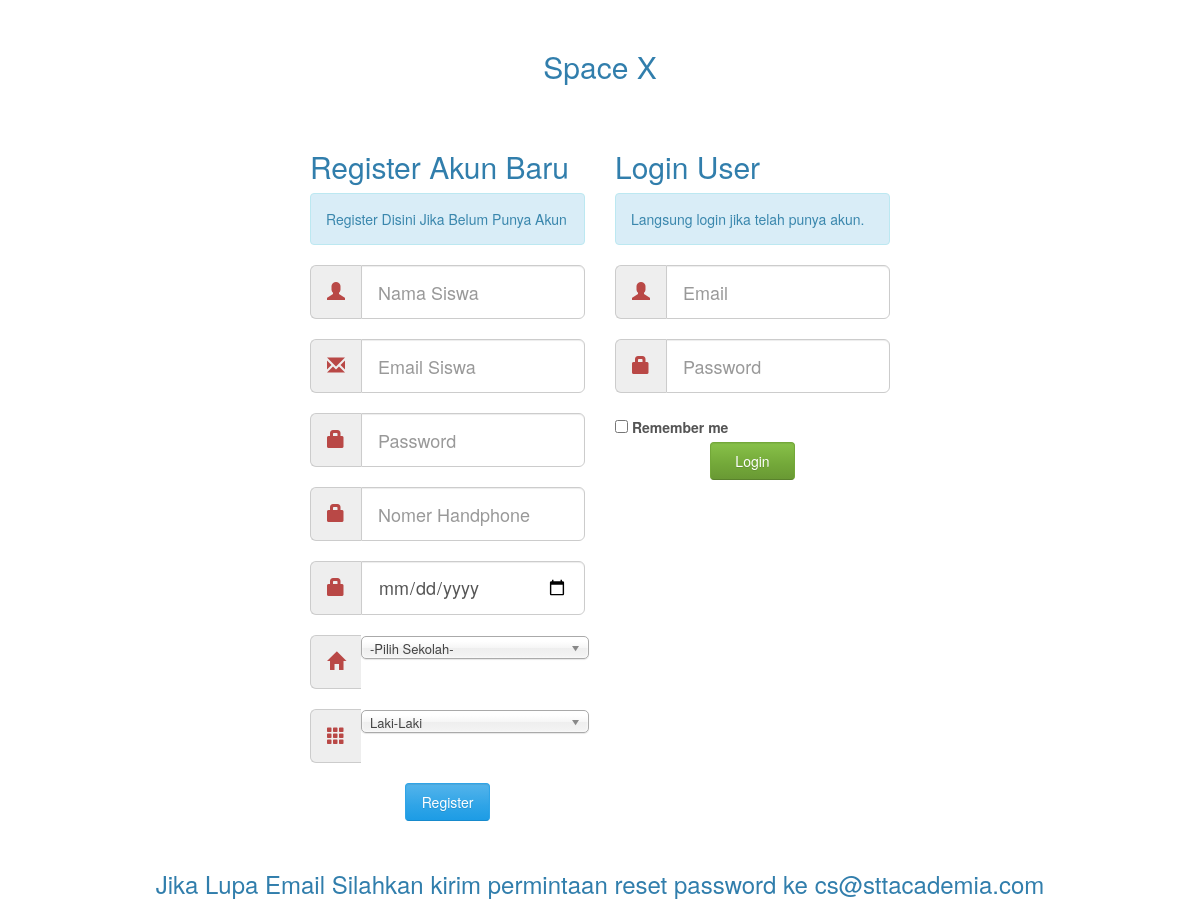
Before: / with the older database file.
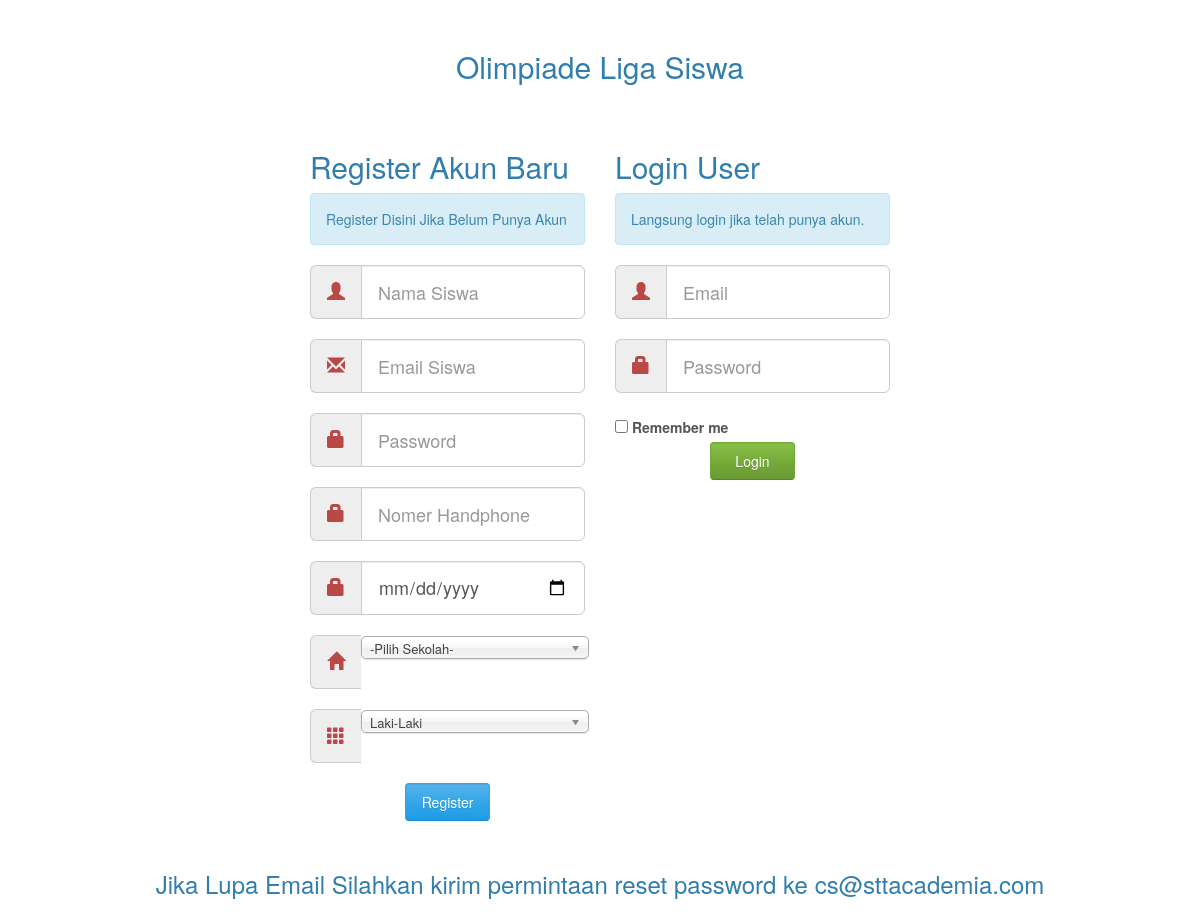
After: the same page with the newer database file.
### tables this page shows
CREATE TABLE `konfigurasi` (
  `id` int(11) NOT NULL,
  `nama_aplikasi` varchar(50) DEFAULT NULL,
  `header` varchar(50) DEFAULT NULL,
  `footer` varchar(50) DEFAULT NULL,
  `telpon` varchar(50) DEFAULT NULL,
  `alamat` varchar(50) DEFAULT NULL,
  `tgl_input` datetime DEFAULT NULL,
  `email` varchar(50) DEFAULT NULL,
  `meta` text
);

### application/controllers/Welcome.php (called while the page is built, shortened)
<?php
class Welcome extends CI_Controller {
        public function __construct() {
            $this->load->model('M_config');
            $this->load->model('M_siswa');
            $this->load->database();
            $this->load->library(array('ion_auth', 'form_validation'));
        }
	public function index()
	{
            if(isset($_POST['submit']))
            {
                $email= $this->input->post('email');
                $password = $this->input->post('password');
                $remember = TRUE;
                $this->ion_auth->login($email,$password,$remember);
                if($this->ion_auth->login($email,$password)==TRUE)
                {
                    $this->ion_auth->clear_login_attempts($email);
                    if($this->ion_auth->is_admin())
                    {
                        redirect('backend');
                    }
                    else
                    {
                       redirect('backend/dashboard');
                    }
                }
                else
                {
                   $data['sekolah']= $this->M_config->get_sekolah();
                   $data['config']= $this->M_config->get_all()->row();
                   $this->load->view('backend/login',$data);
                }
            }
            else
            {
               $data['sekolah']= $this->M_config->get_sekolah();
               $data['config']= $this->M_config->get_all()->row();
               $this->load->view('backend/login',$data);
            }
	}
}

### index.php (called while the page is built, shortened)
<?php
require_once BASEPATH.'core/CodeIgniter.php';

### application/config/config.php (called while the page is built, shortened)
<?php
$config['base_url'] = 'http://localhost/olimpiade/';
$config['index_page'] = 'index.php';
$config['uri_protocol']	= 'REQUEST_URI';
$config['url_suffix'] = '';
$config['language']	= 'english';
$config['charset'] = 'UTF-8';
$config['enable_hooks'] = FALSE;
$config['subclass_prefix'] = 'MY_';
$config['composer_autoload'] = FALSE;
$config['permitted_uri_chars'] = 'a-z 0-9~%.:_\-';
$config['enable_query_strings'] = FALSE;
$config['controller_trigger'] = 'c';
$config['function_trigger'] = 'm';
$config['directory_trigger'] = 'd';
$config['allow_get_array'] = TRUE;
$config['log_threshold'] = 0;
$config['log_path'] = '';
$config['log_file_extension'] = '';
$config['log_file_permissions'] = 0644;
$config['log_date_format'] = 'Y-m-d H:i:s';
$config['error_views_path'] = '';
$config['cache_path'] = '';
$config['cache_query_string'] = FALSE;
$config['encryption_key'] = '';
$config['sess_driver'] = 'files';
$config['sess_cookie_name'] = 'ci_session';
$config['sess_expiration'] = 7200;
$config['sess_save_path'] = NULL;
$config['sess_match_ip'] = FALSE;
$config['sess_time_to_update'] = 300;
$config['sess_regenerate_destroy'] = FALSE;
$config['cookie_prefix']	= '';
$config['cookie_domain']	= '';
$config['cookie_path']		= '/';
$config['cookie_secure']	= FALSE;
$config['cookie_httponly'] 	= FALSE;
$config['standardize_newlines'] = FALSE;
$config['global_xss_filtering'] = FALSE;
$config['csrf_protection'] = FALSE;
$config['csrf_token_name'] = 'csrf_test_name';
$config['csrf_cookie_name'] = 'csrf_cookie_name';
$config['csrf_expire'] = 7200;
$config['csrf_regenerate'] = TRUE;
$config['csrf_exclude_uris'] = array();
$config['compress_output'] = FALSE;
$config['time_reference'] = 'local';
$config['rewrite_short_tags'] = FALSE;
$config['proxy_ips'] = '';

### application/config/ion_auth.php (called while the page is built, shortened)
<?php
$config['database_group_name'] = '';
$config['tables']['users']           = 'users';
$config['tables']['groups']          = 'groups';
$config['tables']['users_groups']    = 'users_groups';
$config['tables']['login_attempts']  = 'login_attempts';
$config['join']['users']  = 'user_id';
$config['join']['groups'] = 'group_id';
$config['hash_method']				= 'bcrypt';
$config['bcrypt_default_cost']		= 10;
$config['bcrypt_admin_cost']		= 12;
$config['argon2_default_params']	= [
	'memory_cost'	=> 1 << 12,
	'time_cost'		=> 2,
	'threads'		=> 2
];
$config['argon2_admin_params']		= [
	'memory_cost'	=> 1 << 14,
	'time_cost'		=> 4,
	'threads'		=> 2
];

### application/views/backend/login.php (the view, shortened to what this page needs)
<!DOCTYPE html>
<html lang="en">
<head>
   <link href="<?php echo base_url()?>backend/css/bootstrap-cerulean.min.css" rel="stylesheet">
    <link href="<?php echo base_url()?>backend/css/charisma-app.css" rel="stylesheet">
    <link href='<?php echo base_url()?>backend/bower_components/fullcalendar/dist/fullcalendar.css' rel='stylesheet'>
    <link href='<?php echo base_url()?>backend/bower_components/fullcalendar/dist/fullcalendar.print.css' rel='stylesheet' media='print'>
    <link href='<?php echo base_url()?>backend/bower_components/chosen/chosen.min.css' rel='stylesheet'>
    <link href='<?php echo base_url()?>backend/bower_components/colorbox/example3/colorbox.css' rel='stylesheet'>
    <link href='<?php echo base_url()?>backend/bower_components/responsive-tables/responsive-tables.css' rel='stylesheet'>
    <link href='<?php echo base_url()?>backend/bower_components/bootstrap-tour/build/css/bootstrap-tour.min.css' rel='stylesheet'>
    <link href='<?php echo base_url()?>backend/css/jquery.noty.css' rel='stylesheet'>
    <link href='<?php echo base_url()?>backend/css/noty_theme_default.css' rel='stylesheet'>
    <link href='<?php echo base_url()?>backend/css/elfinder.min.css' rel='stylesheet'>
    <link href='<?php echo base_url()?>backend/css/elfinder.theme.css' rel='stylesheet'>
    <link href='<?php echo base_url()?>backend/css/jquery.iphone.toggle.css' rel='stylesheet'>
    <link href='<?php echo base_url()?>backend/css/uploadify.css' rel='stylesheet'>
    <link href='<?php echo base_url()?>backend/css/animate.min.css' rel='stylesheet'>
</head>
<body>
<div class="ch-container">
    <div class="row">
    <div class="row">
        <div class="col-md-12 center login-header">
            <h2><?php echo $config->header?></h2>
        </div>
    </div>
    <div class="row">
        <div class="box col-md-3">
        </div>
        <div class="box col-md-3">
            <h2>Register Akun Baru</h2>
            <div class="alert alert-info">
                Register Disini Jika Belum Punya Akun
            </div>
            <?php echo form_open('welcome/register')?>
                <fieldset>
                    <div class="input-group input-group-lg">
                        <span class="input-group-addon"><i class="glyphicon glyphicon-user red"></i></span>
                        <input type="text" name="nama_siswa" class="form-control" placeholder="Nama Siswa" required>
                    </div>
                    <div class="clearfix"></div><br>
                    <div class="input-group input-group-lg">
                        <span class="input-group-addon"><i class="glyphicon glyphicon-envelope red"></i></span>
                        <input type="email" name="email_siswa" class="form-control" placeholder="Email Siswa" required>
                    </div>
                    <div class="clearfix"></div><br>
                    <div class="input-group input-group-lg">
                        <span class="input-group-addon"><i class="glyphicon glyphicon-lock red"></i></span>
                        <input type="password" name="password" class="form-control" placeholder="Password" required>
                    </div>
                    <div class="clearfix"></div><br>
                    <div class="input-group input-group-lg">
                        <span class="input-group-addon"><i class="glyphicon glyphicon-lock red"></i></span>
                        <input type="text" name="no_hp" class="form-control" placeholder="Nomer Handphone" required>
                    </div>
                    <div class="clearfix"></div><br>
                    <div class="input-group input-group-lg">
                        <span class="input-group-addon"><i class="glyphicon glyphicon-lock red"></i></span>
                        <input type="date" name="tgl_lahir" class="form-control" placeholder="Tanggal Lahir" required>
                    </div>
                    <div class="clearfix"></div><br>
                    <div class="input-group input-group-lg">
                        <span class="input-group-addon"><i class="glyphicon glyphicon-home red"></i></span>
                    </div>
                    <div class="clearfix"></div><br>
                    <div class="input-group input-group-lg">
                        <span class="input-group-addon"><i class="glyphicon glyphicon-th red"></i></span>
                    </div>
                    <div class="clearfix"></div><br>
                    <p class="center col-md-5">
                        <button type="submit" name="login" class="btn btn-primary form-control">Register</button>
                    </p>
                </fieldset>
            </form>
        </div>
        <div class="box col-md-3">
            <h2>Login User</h2>
            <div class="alert alert-info">
                Langsung login jika telah punya akun.
            </div>
            <?php echo form_open('welcome')?>
                <fieldset>
                    <div class="input-group input-group-lg">
                        <span class="input-group-addon"><i class="glyphicon glyphicon-user red"></i></span>
                        <input type="email" name="email" class="form-control" placeholder="Email" >
                    </div>
                    <div class="clearfix"></div><br>
                    <div class="input-group input-group-lg">
                        <span class="input-group-addon"><i class="glyphicon glyphicon-lock red"></i></span>
                        <input type="password" name="password" class="form-control" placeholder="Password">
                    </div>
                    <div class="clearfix"></div><br>
                    <div class="input-prepend">
                        <label class="remember" for="remember"><input type="checkbox" id="remember"> Remember me</label>
                    </div>
                    <p class="center col-md-5">
                        <button type="submit" name="submit" class="btn btn-success form-control">Login</button>
                    </p>
                </fieldset>
            </form>
        </div>
    </div>
    <div class="row">
        <div class="box col-md-12">
            <p><h3 align="center">Jika Lupa Email Silahkan kirim permintaan reset password ke cs@sttacademia.com</h3></p>
        </div>
    </div>
</div>
</div>
</body>
</html>

### backend/css/charisma-app.css (style rules this page uses)
.ch-container { padding: 0 15px; }
.box { margin-top: 10px; margin-bottom: 10px; }
div.center, p.center, img.center { margin-left: auto !important; margin-right: auto !important; float: none !important; display: block; text-align: center; }
.login-header { padding-top: 30px; height: 120px; }
.remember { margin-top: 3px; }
.red { color: #B94846; }
@media only screen and (min-width: 980px) { a, button, input[type=submit], input[type=button], .product-img { -webkit-transition: .5s; -moz-transition: .5s; -ms-transition: .5s; -o-transition: .5s; transition: .5s; } }
@media only screen and (min-width: 980px) { .ch-container { padding: 0 20px; } }

Changed rows visible on the page:
changed konfigurasi: header "Space X" → "Olimpiade Liga Siswa"
